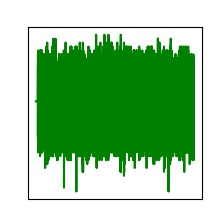
#> input picture 200_1_0.jpg, 224 x 224 px
$ python -i python_PIL.py   (imports and definitions only)
#> lines starting #> are read from the running program, lines starting #| are printed output that depends on the picture
#> further down, picture is the input picture: PIL image 224x224 RGB; mean R, G, B 157.7, 204.2, 158
# -*- coding: utf-8 -*-

"""数据增强
   1. 翻转变换 flip
   2. 随机修剪 random crop
   3. 色彩抖动 color jittering
   4. 平移变换 shift
   5. 尺度变换 scale
   6. 对比度变换 contrast
   7. 噪声扰动 noise
   8. 旋转变换/反射变换 Rotation/reflection
"""
#PIL(Python Image Library) 原来只支持python2.x后来移植到python3的库pillow，
#号称是friendly fork for  PIL

from PIL import Image, ImageEnhance, ImageOps, ImageFile
import numpy as np
import random
import threading, os, time
import logging
import math
import shutil

logger = logging.getLogger(__name__)
ImageFile.LOAD_TRUNCATED_IMAGES = True


class DataAugmentation:
    """
    包含数据增强的八种方式
    """

    def __init__(self):
        pass

    @staticmethod
    def openImage(image):
        return Image.open(image, mode="r")

    # [54 lines left out: functions randomFlip, randomShift, randomRotation, randomCrop, not called in this run]

    @staticmethod
    def randomColor(image):
        """
        对图像进行颜色抖动
        :param image: PIL的图像image
        :return: 有颜色色差的图像image
        """
        random_factor = np.random.randint(0, 31) / 10.  # 随机因子
        color_image = ImageEnhance.Color(image).enhance(random_factor)  # 调整图像的饱和度
        random_factor = np.random.randint(10, 21) / 10.  # 随机因子
        brightness_image = ImageEnhance.Brightness(color_image).enhance(random_factor)  # 调整图像的亮度
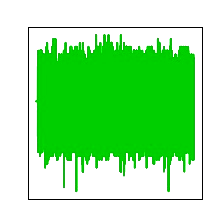
#> brightness_image: PIL image 224x224 RGB; mean R, G, B 159.2, 233.3, 159.2
        random_factor = np.random.randint(10, 21) / 10.  # 随机因1子
        contrast_image = ImageEnhance.Contrast(brightness_image).enhance(random_factor)  # 调整图像对比度
        random_factor = np.random.randint(0, 31) / 10.  # 随机因子
        return ImageEnhance.Sharpness(contrast_image).enhance(random_factor)  # 调整图像锐度
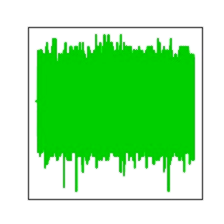
#> returned value: PIL image 224x224 RGB; mean R, G, B 159.1, 233.2, 159.2

    # [42 lines left out: functions randomGaussian, saveImage, not called in this run]

files = []
# [15 lines left out: function get_files, not called in this run]

# [55 lines not run here, left out]


>>> from PIL import Image
>>> picture = Image.open('200_1_0.jpg')
>>> result = DataAugmentation().randomColor(picture)
